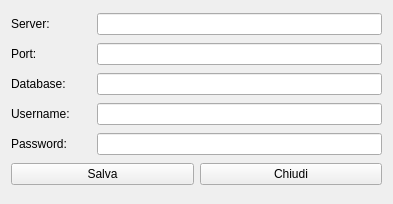
<?xml version="1.0" encoding="UTF-8"?>
<ui version="4.0">
 <class>CSettings</class>
 <widget class="QWidget" name="CSettings">
  <property name="geometry">
   <rect>
    <x>0</x>
    <y>0</y>
    <width>393</width>
    <height>204</height>
   </rect>
  </property>
  <property name="windowTitle">
   <string>Impostazioni</string>
  </property>
  <property name="windowIcon">
   <iconset resource="graphics.qrc">
    <normaloff>:/Resources/Actions-configure-icon.png</normaloff>:/Resources/Actions-configure-icon.png</iconset>
  </property>
  <layout class="QVBoxLayout" name="verticalLayout">
   <item>
    <layout class="QHBoxLayout" name="horizontalLayout">
     <item>
      <widget class="QLabel" name="label">
       <property name="minimumSize">
        <size>
         <width>80</width>
         <height>0</height>
        </size>
       </property>
       <property name="text">
        <string>Server:</string>
       </property>
      </widget>
     </item>
     <item>
      <widget class="QLineEdit" name="leServer"/>
     </item>
    </layout>
   </item>
   <item>
    <layout class="QHBoxLayout" name="horizontalLayout_2">
     <item>
      <widget class="QLabel" name="label_3">
       <property name="minimumSize">
        <size>
         <width>80</width>
         <height>0</height>
        </size>
       </property>
       <property name="maximumSize">
        <size>
         <width>80</width>
         <height>16777215</height>
        </size>
       </property>
       <property name="baseSize">
        <size>
         <width>0</width>
         <height>0</height>
        </size>
       </property>
       <property name="text">
        <string>Port:</string>
       </property>
      </widget>
     </item>
     <item>
      <widget class="QLineEdit" name="lePort">
       <property name="inputMethodHints">
        <set>Qt::ImhDigitsOnly</set>
       </property>
      </widget>
     </item>
    </layout>
   </item>
   <item>
    <layout class="QHBoxLayout" name="horizontalLayout_6">
     <item>
      <widget class="QLabel" name="label_5">
       <property name="minimumSize">
        <size>
         <width>80</width>
         <height>0</height>
        </size>
       </property>
       <property name="maximumSize">
        <size>
         <width>80</width>
         <height>16777215</height>
        </size>
       </property>
       <property name="text">
        <string>Database:</string>
       </property>
      </widget>
     </item>
     <item>
      <widget class="QLineEdit" name="leDatabase"/>
     </item>
    </layout>
   </item>
   <item>
    <layout class="QHBoxLayout" name="horizontalLayout_3">
     <item>
      <widget class="QLabel" name="label_2">
       <property name="minimumSize">
        <size>
         <width>80</width>
         <height>0</height>
        </size>
       </property>
       <property name="maximumSize">
        <size>
         <width>80</width>
         <height>16777215</height>
        </size>
       </property>
       <property name="text">
        <string>Username:</string>
       </property>
      </widget>
     </item>
     <item>
      <widget class="QLineEdit" name="leUsername"/>
     </item>
    </layout>
   </item>
   <item>
    <layout class="QHBoxLayout" name="horizontalLayout_4">
     <item>
      <widget class="QLabel" name="label_4">
       <property name="minimumSize">
        <size>
         <width>80</width>
         <height>0</height>
        </size>
       </property>
       <property name="text">
        <string>Password:</string>
       </property>
      </widget>
     </item>
     <item>
      <widget class="QLineEdit" name="lePassword">
       <property name="echoMode">
        <enum>QLineEdit::Password</enum>
       </property>
      </widget>
     </item>
    </layout>
   </item>
   <item>
    <layout class="QHBoxLayout" name="horizontalLayout_5">
     <item>
      <widget class="QPushButton" name="pushButton">
       <property name="text">
        <string>Salva</string>
       </property>
      </widget>
     </item>
     <item>
      <widget class="QPushButton" name="pushButton_2">
       <property name="text">
        <string>Chiudi</string>
       </property>
      </widget>
     </item>
    </layout>
   </item>
  </layout>
 </widget>
 <resources>
  <include location="graphics.qrc"/>
 </resources>
 <connections/>
</ui>
